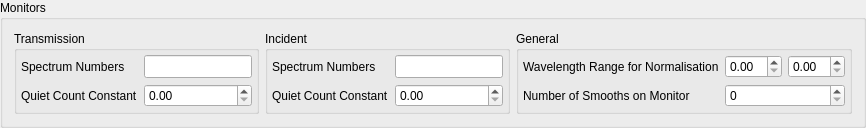
               <widget class="QGroupBox" name="monitorsGroupBox">
                <property name="sizePolicy">
                 <sizepolicy hsizetype="Expanding" vsizetype="Minimum">
                  <horstretch>0</horstretch>
                  <verstretch>0</verstretch>
                 </sizepolicy>
                </property>
                <property name="minimumSize">
                 <size>
                  <width>0</width>
                  <height>0</height>
                 </size>
                </property>
                <property name="maximumSize">
                 <size>
                  <width>16777215</width>
                  <height>16777215</height>
                 </size>
                </property>
                <property name="title">
                 <string>Monitors</string>
                </property>
                <layout class="QHBoxLayout" name="horizontalLayout_2">
                 <item>
                  <widget class="QGroupBox" name="groupBox_8">
                   <property name="sizePolicy">
                    <sizepolicy hsizetype="Preferred" vsizetype="Preferred">
                     <horstretch>0</horstretch>
                     <verstretch>0</verstretch>
                    </sizepolicy>
                   </property>
                   <property name="title">
                    <string>Transmission</string>
                   </property>
                   <layout class="QGridLayout" name="gridLayout_4">
                    <property name="leftMargin">
                     <number>4</number>
                    </property>
                    <property name="topMargin">
                     <number>4</number>
                    </property>
                    <property name="rightMargin">
                     <number>4</number>
                    </property>
                    <property name="bottomMargin">
                     <number>4</number>
                    </property>
                    <item row="0" column="0">
                     <widget class="QLabel" name="TransmissionMonitorSpecNoLabel">
                      <property name="sizePolicy">
                       <sizepolicy hsizetype="Preferred" vsizetype="Preferred">
                        <horstretch>0</horstretch>
                        <verstretch>0</verstretch>
                       </sizepolicy>
                      </property>
                      <property name="minimumSize">
                       <size>
                        <width>0</width>
                        <height>0</height>
                       </size>
                      </property>
                      <property name="text">
                       <string>Spectrum Numbers</string>
                      </property>
                     </widget>
                    </item>
                    <item row="0" column="1">
                     <widget class="QLineEdit" name="spectrumNumbersTLineEdit">
                      <property name="sizePolicy">
                       <sizepolicy hsizetype="Expanding" vsizetype="Preferred">
                        <horstretch>0</horstretch>
                        <verstretch>0</verstretch>
                       </sizepolicy>
                      </property>
                      <property name="minimumSize">
                       <size>
                        <width>0</width>
                        <height>0</height>
                       </size>
                      </property>
                     </widget>
                    </item>
                    <item row="1" column="0">
                     <widget class="QLabel" name="TransmissionMonitorQuietCountLabel">
                      <property name="sizePolicy">
                       <sizepolicy hsizetype="Preferred" vsizetype="Preferred">
                        <horstretch>0</horstretch>
                        <verstretch>0</verstretch>
                       </sizepolicy>
                      </property>
                      <property name="minimumSize">
                       <size>
                        <width>0</width>
                        <height>0</height>
                       </size>
                      </property>
                      <property name="text">
                       <string>Quiet Count Constant</string>
                      </property>
                     </widget>
                    </item>
                    <item row="1" column="1">
                     <widget class="ExponentialSpinBox" name="transmissionMonitorQuietCountConstSpinBox">
                      <property name="sizePolicy">
                       <sizepolicy hsizetype="Expanding" vsizetype="Preferred">
                        <horstretch>0</horstretch>
                        <verstretch>0</verstretch>
                       </sizepolicy>
                      </property>
                      <property name="minimumSize">
                       <size>
                        <width>0</width>
                        <height>0</height>
                       </size>
                      </property>
                      <property name="maximumSize">
                       <size>
                        <width>16777215</width>
                        <height>16777215</height>
                       </size>
                      </property>
                     </widget>
                    </item>
                   </layout>
                  </widget>
                 </item>
                 <item>
                  <widget class="QGroupBox" name="IncidentMonitorGroup">
                   <property name="sizePolicy">
                    <sizepolicy hsizetype="Preferred" vsizetype="Preferred">
                     <horstretch>0</horstretch>
                     <verstretch>0</verstretch>
                    </sizepolicy>
                   </property>
                   <property name="title">
                    <string>Incident</string>
                   </property>
                   <layout class="QGridLayout" name="gridLayout_3">
                    <property name="leftMargin">
                     <number>4</number>
                    </property>
                    <property name="topMargin">
                     <number>4</number>
                    </property>
                    <property name="rightMargin">
                     <number>4</number>
                    </property>
                    <property name="bottomMargin">
                     <number>4</number>
                    </property>
                    <item row="0" column="0">
                     <widget class="QLabel" name="IncidentMonitorSpecNoLabel">
                      <property name="sizePolicy">
                       <sizepolicy hsizetype="Preferred" vsizetype="Preferred">
                        <horstretch>0</horstretch>
                        <verstretch>0</verstretch>
                       </sizepolicy>
                      </property>
                      <property name="minimumSize">
                       <size>
                        <width>0</width>
                        <height>0</height>
                       </size>
                      </property>
                      <property name="text">
                       <string>Spectrum Numbers</string>
                      </property>
                     </widget>
                    </item>
                    <item row="1" column="0">
                     <widget class="QLabel" name="IncidentMonitorQuietCountLabel">
                      <property name="sizePolicy">
                       <sizepolicy hsizetype="Preferred" vsizetype="Preferred">
                        <horstretch>0</horstretch>
                        <verstretch>0</verstretch>
                       </sizepolicy>
                      </property>
                      <property name="minimumSize">
                       <size>
                        <width>0</width>
                        <height>0</height>
                       </size>
                      </property>
                      <property name="text">
                       <string>Quiet Count Constant</string>
                      </property>
                     </widget>
                    </item>
                    <item row="0" column="1">
                     <widget class="QLineEdit" name="spectrumNumbersIBLineEdit">
                      <property name="sizePolicy">
                       <sizepolicy hsizetype="Expanding" vsizetype="Preferred">
                        <horstretch>0</horstretch>
                        <verstretch>0</verstretch>
                       </sizepolicy>
                      </property>
                      <property name="minimumSize">
                       <size>
                        <width>0</width>
                        <height>0</height>
                       </size>
                      </property>
                     </widget>
                    </item>
                    <item row="1" column="1">
                     <widget class="ExponentialSpinBox" name="incidentMonitorQuietCountConstSpinBox">
                      <property name="sizePolicy">
                       <sizepolicy hsizetype="Expanding" vsizetype="Preferred">
                        <horstretch>0</horstretch>
                        <verstretch>0</verstretch>
                       </sizepolicy>
                      </property>
                      <property name="minimumSize">
                       <size>
                        <width>0</width>
                        <height>0</height>
                       </size>
                      </property>
                      <property name="maximumSize">
                       <size>
                        <width>16777215</width>
                        <height>16777215</height>
                       </size>
                      </property>
                     </widget>
                    </item>
                   </layout>
                  </widget>
                 </item>
                 <item>
                  <widget class="QGroupBox" name="groupBox_2">
                   <property name="title">
                    <string>General</string>
                   </property>
                   <layout class="QGridLayout" name="gridLayout_5">
                    <property name="leftMargin">
                     <number>4</number>
                    </property>
                    <property name="topMargin">
                     <number>4</number>
                    </property>
                    <property name="rightMargin">
                     <number>4</number>
                    </property>
                    <property name="bottomMargin">
                     <number>4</number>
                    </property>
                    <item row="1" column="1">
                     <widget class="QSpinBox" name="noSmoothsOnMonitorSpinBox">
                      <property name="sizePolicy">
                       <sizepolicy hsizetype="Preferred" vsizetype="Preferred">
                        <horstretch>0</horstretch>
                        <verstretch>0</verstretch>
                       </sizepolicy>
                      </property>
                      <property name="minimumSize">
                       <size>
                        <width>0</width>
                        <height>0</height>
                       </size>
                      </property>
                      <property name="maximumSize">
                       <size>
                        <width>16777215</width>
                        <height>16777215</height>
                       </size>
                      </property>
                      <property name="maximum">
                       <number>1000000</number>
                      </property>
                     </widget>
                    </item>
                    <item row="0" column="0">
                     <widget class="QLabel" name="wavelengthRangeMonNormLabel">
                      <property name="sizePolicy">
                       <sizepolicy hsizetype="Minimum" vsizetype="Preferred">
                        <horstretch>0</horstretch>
                        <verstretch>0</verstretch>
                       </sizepolicy>
                      </property>
                      <property name="minimumSize">
                       <size>
                        <width>0</width>
                        <height>0</height>
                       </size>
                      </property>
                      <property name="text">
                       <string>Wavelength Range for Normalisation</string>
                      </property>
                     </widget>
                    </item>
                    <item row="0" column="1">
                     <layout class="QHBoxLayout" name="horizontalLayout_4">
                      <item>
                       <widget class="ExponentialSpinBox" name="minWavelengthMonNormSpinBox">
                        <property name="sizePolicy">
                         <sizepolicy hsizetype="Preferred" vsizetype="Preferred">
                          <horstretch>0</horstretch>
                          <verstretch>0</verstretch>
                         </sizepolicy>
                        </property>
                        <property name="minimumSize">
                         <size>
                          <width>0</width>
                          <height>0</height>
                         </size>
                        </property>
                        <property name="maximumSize">
                         <size>
                          <width>16777215</width>
                          <height>16777215</height>
                         </size>
                        </property>
                       </widget>
                      </item>
                      <item>
                       <widget class="ExponentialSpinBox" name="maxWavelengthMonNormSpinBox">
                        <property name="sizePolicy">
                         <sizepolicy hsizetype="Preferred" vsizetype="Preferred">
                          <horstretch>0</horstretch>
                          <verstretch>0</verstretch>
                         </sizepolicy>
                        </property>
                        <property name="minimumSize">
                         <size>
                          <width>0</width>
                          <height>0</height>
                         </size>
                        </property>
                        <property name="maximumSize">
                         <size>
                          <width>16777215</width>
                          <height>16777215</height>
                         </size>
                        </property>
                       </widget>
                      </item>
                     </layout>
                    </item>
                    <item row="1" column="0">
                     <widget class="QLabel" name="noSmoothsOnMonitorLabel">
                      <property name="sizePolicy">
                       <sizepolicy hsizetype="Minimum" vsizetype="Preferred">
                        <horstretch>0</horstretch>
                        <verstretch>0</verstretch>
                       </sizepolicy>
                      </property>
                      <property name="minimumSize">
                       <size>
                        <width>0</width>
                        <height>0</height>
                       </size>
                      </property>
                      <property name="maximumSize">
                       <size>
                        <width>16777215</width>
                        <height>16777215</height>
                       </size>
                      </property>
                      <property name="text">
                       <string>Number of Smooths on Monitor</string>
                      </property>
                     </widget>
                    </item>
                   </layout>
                  </widget>
                 </item>
                </layout>
               </widget>
